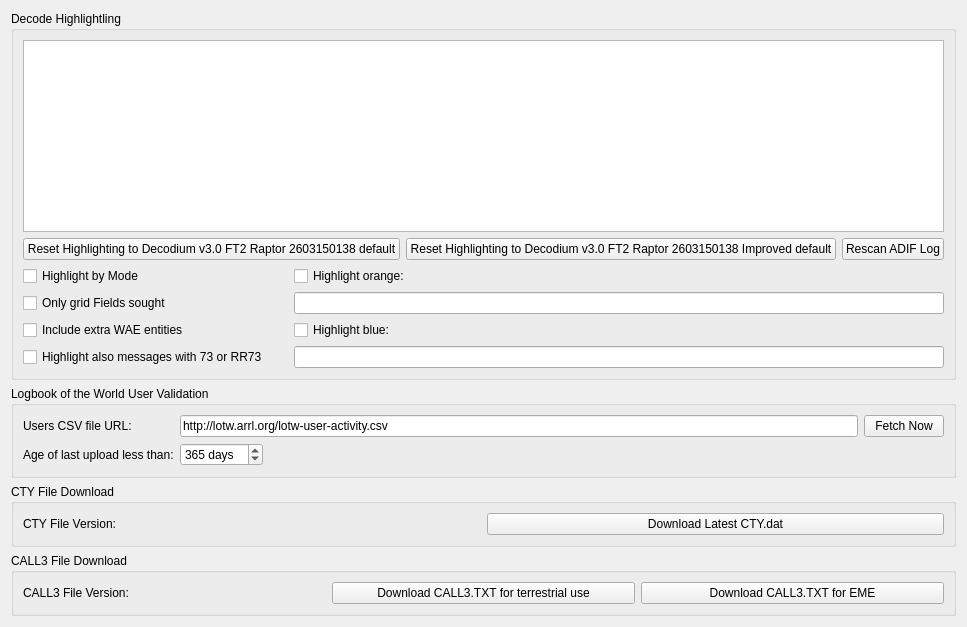
     <widget class="QWidget" name="colors_tab">
      <attribute name="title">
       <string>Colors</string>
      </attribute>
      <layout class="QVBoxLayout" name="verticalLayout_7">
       <item>
        <widget class="QGroupBox" name="groupBox_12">
         <property name="title">
          <string>Decode Highlightling</string>
         </property>
         <layout class="QGridLayout" name="gridLayout_5">
          <item row="1" column="0" colspan="2">
           <layout class="QHBoxLayout" name="horizontalLayout_20">
            <item>
             <widget class="QPushButton" name="reset_highlighting_to_defaults_push_button">
              <property name="toolTip">
               <string>&lt;html&gt;&lt;head/&gt;&lt;body&gt;&lt;p&gt;Push to reset all highlight items above to default values and priorities.&lt;/p&gt;&lt;/body&gt;&lt;/html&gt;</string>
              </property>
              <property name="text">
               <string>Reset Highlighting to Decodium v3.0 FT2 Raptor 2603150138 default</string>
              </property>
             </widget>
            </item>
            <item>
             <widget class="QPushButton" name="reset_highlighting_to_defaults2_push_button">
              <property name="text">
               <string>Reset Highlighting to Decodium v3.0 FT2 Raptor 2603150138 Improved default</string>
              </property>
             </widget>
            </item>
            <item>
             <widget class="QPushButton" name="rescan_log_push_button">
              <property name="toolTip">
               <string>&lt;html&gt;&lt;head/&gt;&lt;body&gt;&lt;p&gt;Click to scan the decodium_log.adi ADIF file again for worked before information&lt;/p&gt;&lt;/body&gt;&lt;/html&gt;</string>
              </property>
              <property name="text">
               <string>Rescan ADIF Log</string>
              </property>
             </widget>
            </item>
           </layout>
          </item>
          <item row="0" column="0" colspan="2">
           <widget class="DecodeHighlightingListView" name="highlighting_list_view">
            <property name="sizePolicy">
             <sizepolicy hsizetype="Expanding" vsizetype="Preferred">
              <horstretch>0</horstretch>
              <verstretch>0</verstretch>
             </sizepolicy>
            </property>
            <property name="contextMenuPolicy">
             <enum>Qt::ActionsContextMenu</enum>
            </property>
            <property name="acceptDrops">
             <bool>true</bool>
            </property>
            <property name="toolTip">
             <string>&lt;html&gt;&lt;head/&gt;&lt;body&gt;&lt;p&gt;Enable or disable using the check boxes and right-click an item to change or unset the foreground color, background color, or reset the item to default values. Drag and drop the items to change their priority, higher in the list is higher in priority.&lt;/p&gt;&lt;p&gt;Note that each foreground or background color may be either set or unset, unset means that it is not allocated for that item's type and lower priority items may apply.&lt;/p&gt;&lt;/body&gt;&lt;/html&gt;</string>
            </property>
            <property name="editTriggers">
             <set>QAbstractItemView::NoEditTriggers</set>
            </property>
            <property name="dragEnabled">
             <bool>true</bool>
            </property>
            <property name="dragDropMode">
             <enum>QAbstractItemView::InternalMove</enum>
            </property>
            <property name="defaultDropAction">
             <enum>Qt::MoveAction</enum>
            </property>
            <property name="selectionMode">
             <enum>QAbstractItemView::SingleSelection</enum>
            </property>
            <property name="resizeMode">
             <enum>QListView::Adjust</enum>
            </property>
           </widget>
          </item>
          <item row="3" column="0" colspan="2">
           <layout class="QGridLayout" name="gridLayout_23">
            <item row="1" column="0">
             <widget class="QCheckBox" name="only_fields_check_box">
              <property name="toolTip">
               <string>Check to for grid highlighting to only apply to unworked grid fields</string>
              </property>
              <property name="text">
               <string>Only grid Fields sought</string>
              </property>
             </widget>
            </item>
            <item row="0" column="1">
             <spacer name="horizontalSpacer_5">
              <property name="orientation">
               <enum>Qt::Horizontal</enum>
              </property>
              <property name="sizeType">
               <enum>QSizePolicy::Fixed</enum>
              </property>
              <property name="sizeHint" stdset="0">
               <size>
                <width>20</width>
                <height>20</height>
               </size>
              </property>
             </spacer>
            </item>
            <item row="2" column="0">
             <widget class="QCheckBox" name="include_WAE_check_box">
              <property name="text">
               <string>Include extra WAE entities</string>
              </property>
             </widget>
            </item>
            <item row="3" column="0">
             <widget class="QCheckBox" name="highlight_73_check_box">
              <property name="text">
               <string>Highlight also messages with 73 or RR73</string>
              </property>
             </widget>
            </item>
            <item row="0" column="0">
             <widget class="QCheckBox" name="highlight_by_mode_check_box">
              <property name="toolTip">
               <string>&lt;html&gt;&lt;head/&gt;&lt;body&gt;&lt;p&gt;Check to indicate new DXCC entities, grid squares, and callsigns per mode.&lt;/p&gt;&lt;/body&gt;&lt;/html&gt;</string>
              </property>
              <property name="text">
               <string>Highlight by Mode</string>
              </property>
             </widget>
            </item>
            <item row="0" column="2">
             <widget class="QCheckBox" name="highlight_orange_check_box">
              <property name="toolTip">
               <string>&lt;html&gt;&lt;head/&gt;&lt;body&gt;&lt;p&gt;Highlight callsigns or grids with orange background color. Callsigns and/or grids must be separated by a comma, and there must be a comma after each callsign.&lt;/p&gt;&lt;/body&gt;&lt;/html&gt;</string>
              </property>
              <property name="text">
               <string>Highlight orange:</string>
              </property>
             </widget>
            </item>
            <item row="2" column="2">
             <widget class="QCheckBox" name="highlight_blue_check_box">
              <property name="toolTip">
               <string>&lt;html&gt;&lt;head/&gt;&lt;body&gt;&lt;p&gt;Highlight callsigns or grids with blue background color. Callsigns and/or grids must be separated by a comma, and there must be a comma after each callsign.&lt;/p&gt;&lt;/body&gt;&lt;/html&gt;</string>
              </property>
              <property name="text">
               <string>Highlight blue:</string>
              </property>
             </widget>
            </item>
            <item row="1" column="2">
             <widget class="QLineEdit" name="highlight_orange_callsigns">
              <property name="toolTip">
               <string>&lt;html&gt;&lt;head/&gt;&lt;body&gt;&lt;p&gt;Highlight callsigns or grids with orange background color. Callsigns and/or grids must be separated by a comma, and there must be a comma after each callsign.&lt;/p&gt;&lt;/body&gt;&lt;/html&gt;</string>
              </property>
             </widget>
            </item>
            <item row="3" column="2">
             <widget class="QLineEdit" name="highlight_blue_callsigns">
              <property name="toolTip">
               <string>&lt;html&gt;&lt;head/&gt;&lt;body&gt;&lt;p&gt;Highlight callsigns or grids with blue background color. Callsigns and/or grids must be separated by a comma, and there must be a comma after each callsign.&lt;/p&gt;&lt;/body&gt;&lt;/html&gt;</string>
              </property>
             </widget>
            </item>
           </layout>
          </item>
         </layout>
        </widget>
       </item>
       <item>
        <widget class="QGroupBox" name="groupBox_11">
         <property name="toolTip">
          <string>&lt;html&gt;&lt;head/&gt;&lt;body&gt;&lt;p&gt;Controls for Logbook of the World user lookup.&lt;/p&gt;&lt;/body&gt;&lt;/html&gt;</string>
         </property>
         <property name="title">
          <string>Logbook of the World User Validation</string>
         </property>
         <layout class="QFormLayout" name="formLayout_18">
          <item row="1" column="0">
           <widget class="QLabel" name="label_15">
            <property name="text">
             <string>Users CSV file URL:</string>
            </property>
            <property name="buddy">
             <cstring>LotW_CSV_URL_line_edit</cstring>
            </property>
           </widget>
          </item>
          <item row="1" column="1">
           <layout class="QHBoxLayout" name="LotW_Layout">
            <item>
             <widget class="QLineEdit" name="LotW_CSV_URL_line_edit">
              <property name="toolTip">
               <string>&lt;html&gt;&lt;head/&gt;&lt;body&gt;&lt;p&gt;URL of the ARRL LotW user's last upload dates and times data file which is used to highlight decodes from stations that are known to upload their log file to LotW.&lt;/p&gt;&lt;/body&gt;&lt;/html&gt;</string>
              </property>
              <property name="accessibleName">
               <string>URL</string>
              </property>
              <property name="text">
               <string>http://lotw.arrl.org/lotw-user-activity.csv</string>
              </property>
             </widget>
            </item>
            <item>
             <widget class="QPushButton" name="LotW_CSV_fetch_push_button">
              <property name="toolTip">
               <string>&lt;html&gt;&lt;head/&gt;&lt;body&gt;&lt;p&gt;Push this button to fetch the latest LotW user's upload date and time data file.&lt;/p&gt;&lt;/body&gt;&lt;/html&gt;</string>
              </property>
              <property name="text">
               <string>Fetch Now</string>
              </property>
             </widget>
            </item>
           </layout>
          </item>
          <item row="2" column="1">
           <layout class="QHBoxLayout" name="LotW_Layout_2">
            <item>
             <widget class="QSpinBox" name="LotW_days_since_upload_spin_box">
              <property name="toolTip">
               <string>&lt;html&gt;&lt;head/&gt;&lt;body&gt;&lt;p&gt;Adjust this spin box to set the age threshold of LotW user's last upload date that is accepted as a current LotW user.&lt;/p&gt;&lt;/body&gt;&lt;/html&gt;</string>
              </property>
              <property name="accessibleName">
               <string>Days since last upload</string>
              </property>
              <property name="suffix">
               <string> days</string>
              </property>
              <property name="minimum">
               <number>0</number>
              </property>
              <property name="maximum">
               <number>9999</number>
              </property>
              <property name="value">
               <number>365</number>
              </property>
             </widget>
            </item>
            <item>
             <spacer name="horizontalSpacer_2">
              <property name="orientation">
               <enum>Qt::Horizontal</enum>
              </property>
              <property name="sizeHint" stdset="0">
               <size>
                <width>40</width>
                <height>20</height>
               </size>
              </property>
             </spacer>
            </item>
            <item>
             <widget class="QLabel" name="LotW_CSV_status_label">
              <property name="minimumSize">
               <size>
                <width>240</width>
                <height>0</height>
               </size>
              </property>
              <property name="text">
               <string/>
              </property>
             </widget>
            </item>
           </layout>
          </item>
          <item row="2" column="0">
           <widget class="QLabel" name="label_14">
            <property name="text">
             <string>Age of last upload less than:</string>
            </property>
            <property name="buddy">
             <cstring>LotW_days_since_upload_spin_box</cstring>
            </property>
           </widget>
          </item>
         </layout>
        </widget>
       </item>
       <item>
        <spacer name="horizontalSpacer_8">
         <property name="orientation">
          <enum>Qt::Horizontal</enum>
         </property>
         <property name="sizeHint" stdset="0">
          <size>
           <width>0</width>
           <height>0</height>
          </size>
         </property>
        </spacer>
       </item>
       <item>
        <widget class="QGroupBox" name="cty_groupBox">
         <property name="title">
          <string>CTY File Download</string>
         </property>
         <layout class="QHBoxLayout" name="cty_horizontalLayout">
          <item>
           <widget class="QLabel" name="CTY_file_label">
            <property name="text">
             <string>CTY File Version: </string>
            </property>
           </widget>
          </item>
          <item>
           <widget class="QPushButton" name="CTY_download_button">
            <property name="text">
             <string>Download Latest CTY.dat</string>
            </property>
           </widget>
          </item>
         </layout>
        </widget>
       </item>
       <item>
        <widget class="QGroupBox" name="call3_groupBox">
         <property name="title">
          <string>CALL3 File Download</string>
         </property>
         <layout class="QHBoxLayout" name="call3_horizontalLayout">
          <item>
           <widget class="QLabel" name="CALL3_file_label">
            <property name="text">
             <string>CALL3 File Version:</string>
            </property>
           </widget>
          </item>
          <item>
           <widget class="QPushButton" name="CALL3_download_button">
            <property name="toolTip">
             <string>Dowload latest CALL3.TXT file.</string>
            </property>
            <property name="text">
             <string>Download CALL3.TXT for terrestrial use</string>
            </property>
           </widget>
          </item>
          <item>
           <widget class="QPushButton" name="CALL3_EME_download_button">
            <property name="toolTip">
             <string>Dowload latest CALL3.TXT file for EME. This version is suitable for JT65 Deep Search.</string>
            </property>
            <property name="text">
             <string>Download CALL3.TXT for EME</string>
            </property>
           </widget>
          </item>
         </layout>
        </widget>
       </item>
      </layout>
     </widget>
